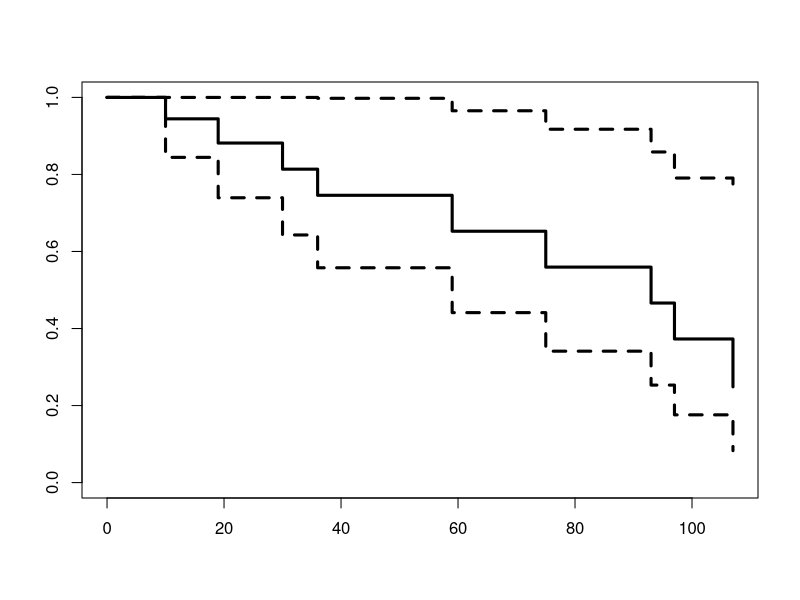
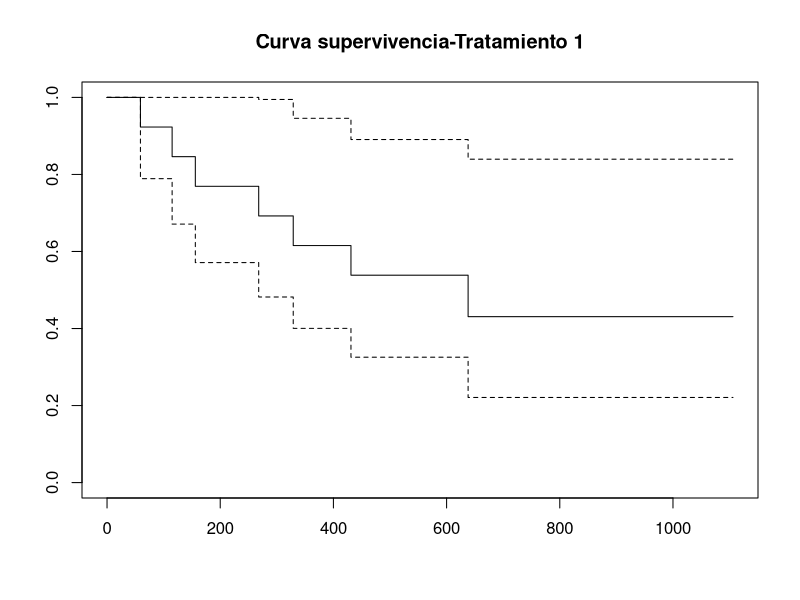
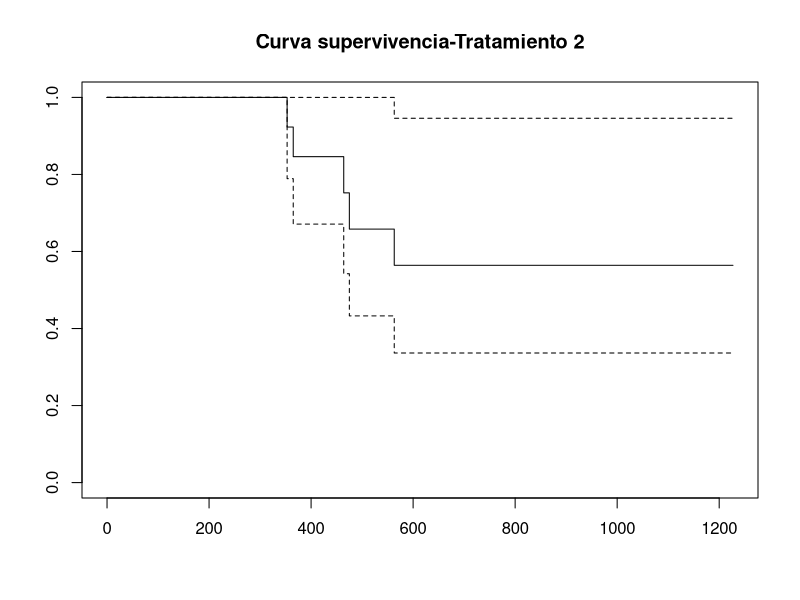
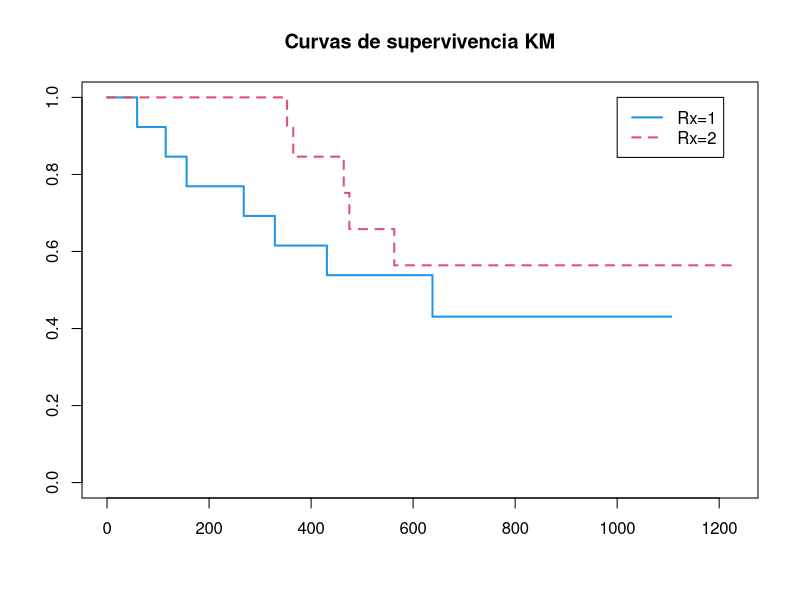

Write R code to recreate these figures, in order.
## ---- chunk 1
knitr::opts_chunk$set(echo = TRUE)
## ---- chunk 2
library(survival)
diu<-read.table("dispositivo.txt", header=T)
## ---- chunk 3
diu.surv1<-survfit(Surv(time,status)~1, diu)  
summary(diu.surv1)

## ---- chunk 4
plot(diu.surv1, lwd=3)
## ---- chunk 5
ovarian<-read.table("OvarianCancer.txt", header=T)
## ---- chunk 6
ovarian1<-ovarian[ovarian$rx==1,] #Seleccionamos el GRUPO PLACEBO

ov1.surv<-survfit(Surv(futime,fustat)~1, ovarian1) #ajustamos la curva
summary(ov1.surv) # Vemos los resultados

plot(ov1.surv, main="Curva supervivencia-Tratamiento 1")    #Dibujamos la curva

ovarian2<-ovarian[ovarian$rx==2,] #Seleccionamos el GRUPO TRATAMIENTO 1

ov2.surv<-survfit(Surv(futime,fustat)~1, ovarian2) #ajustamos la curva
summary(ov2.surv) # Vemos los resultados

plot(ov2.surv, main="Curva supervivencia-Tratamiento 2")    #Dibujamos la curva

# alternativamente (no proporciona IC)

klein.surv<-survfit(Surv(futime,fustat)~rx, ovarian)
summary(klein.surv)
plot(klein.surv,lty=c(1,2),col=c(4,2),lwd=c(2,2),main="Curvas de supervivencia KM")
legend(1000,1,c("Rx=1","Rx=2"),lty=c(1,2),col=c(4,2),lwd=c(2,2)) 

## ---- chunk 7
survdiff(Surv(futime,fustat)~rx, ovarian)

survdiff(Surv(futime,fustat)~rx, rho=1, ovarian)

